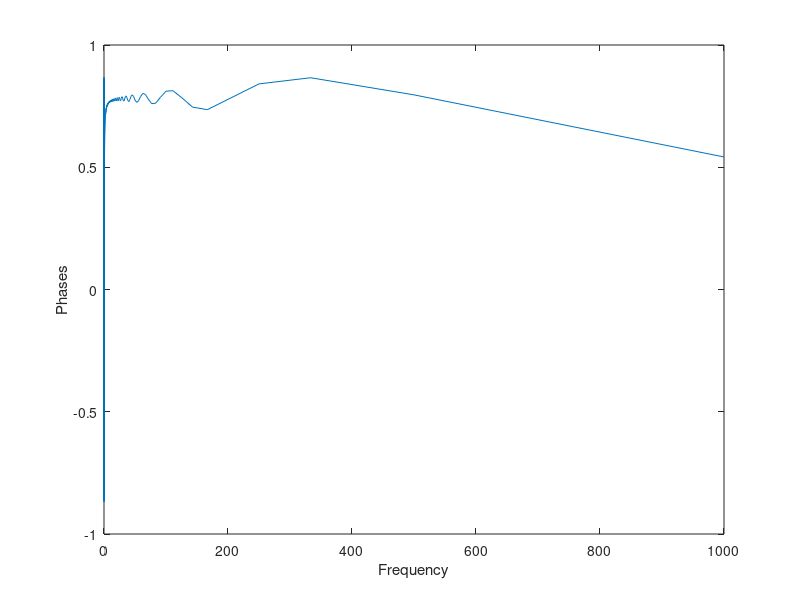
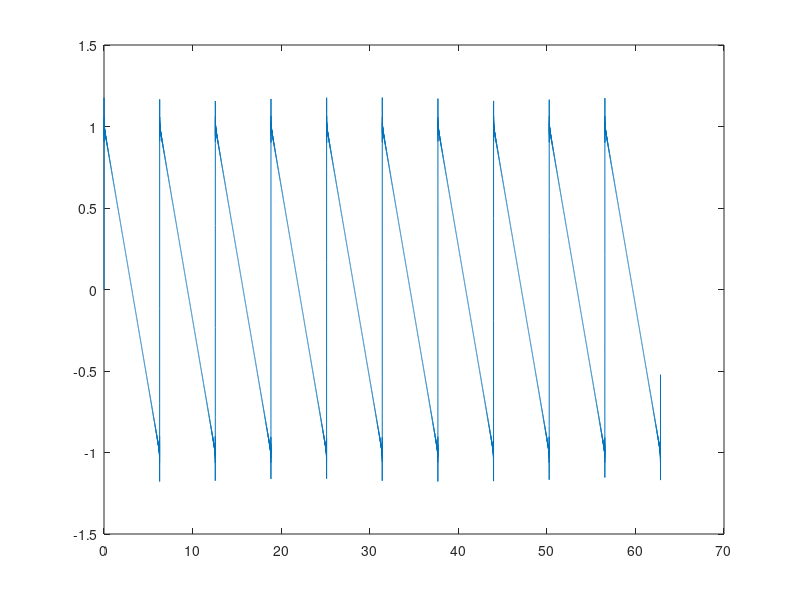

The MATLAB script that drew these images, in order:
## Copyright (C) 2022 Jackson Diamond
## Author: Jackson Diamond <jackson@Jacksons-MBP.home>
## Created: 2022-01-16
clear;
home;
pkg load signal;

function retval = quiz2 (input1, input2)
  retval = disp('start quiz 2');
endfunction
quiz2(10,20)
% Review Material Q1
disp('the review section')
a = -2 + i*2;
b = -2 - i*2;
c = 2 - i*2;
function retval = GetPhase (z)
  retval = atan(imag(z)/real(z));
endfunction
disp('The phase angles are:')
GetPhase(a)
GetPhase(b)
GetPhase(c)

% Q2
disp('A sinusoidal signal f(t)=A·cos(ωt+θ) can be represented by a phasor F=Ae^jθ at t=0')
function retval = CalcPhasor(A,w,phi)
   retval = A * exp(i*phi);
endfunction
disp('The phasors that best repsent the sineoids are:')
CalcPhasor(4,10.0,(pi/6))  % v(t) = 4 cos(2π(10.0)t + 30◦)
% change sine to cosine => phi + 90
newAngle = (-(pi/3)+(pi/2));
CalcPhasor(2,10.0,newAngle) % v(t) = 2 sin(2π(10.0)t − 60◦)

% Fouier Analysis - I tried to replicate these in my own way but was met with some frustration so I used yours
disp("Fouier Analysis")
function retval = exp_An(n,x)
	An = 2.0/pi/n;
	retval = (An/(2*i))*(exp(i*n.*x)-exp(-i*n.*x)); % changed to expoitenal form
endfunction
%The full series
function retval = fourier_square(n,x)
	retval = 0.0;
	for i=[1:n] % summation
		retval = retval+exp_An(i,x);
	endfor
endfunction
x = 0.0:0.001:(2.0*pi)*10; %time
% Q1  
S1 = fourier_square(1000,x);
phasesV = atan(S1); %There is no imagnary value for the transform
plot(x .^ -1,phasesV); %frequency vs phases
xlabel('Frequency');
ylabel('Phases');

% Q2
disp("The magntuide is :")
figure(2);
plot(x,S1);
m = sqrt(sum(S1.*S1))
disp("Based on the graph of the fourier square there seems to be no point with zero magntuide")
disp("because of how extreme the values are close to the period")

disp("Probablity and Statistics ")
% Q1
p = rand(1,100) + rand(1,100);
P = ((p - min(p))/(max(p) - min(p))); %normalized p
% I was confused by finding the probablity to be 1 but i beleive i normalized it correctly
quad(P,0,1)

% Q2
disp("The statistical mean of the disturbtion is : ")
st = sum(P)/size(P,2)

% Q3
disp("The standard deviation of the function is : ")
meanP = sum(P);
re = 0;
for i=[1:100]
  re = re + ((P(i) - meanP).^2);
endfor
sd = sqrt(re/100)
  
